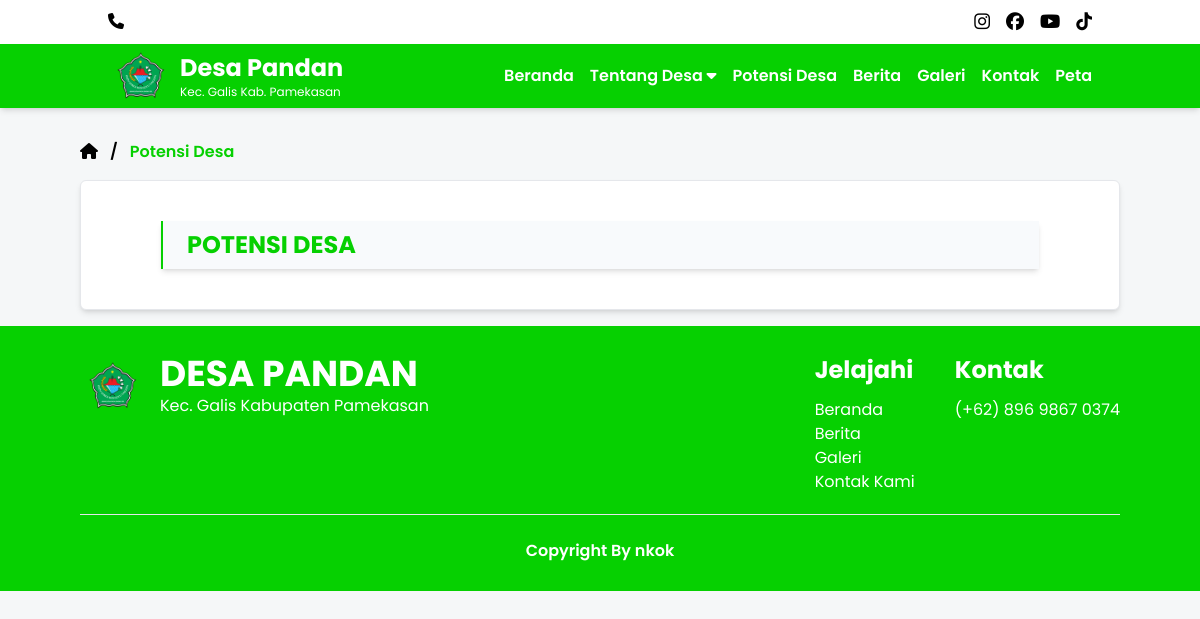
Page /potensi.php on the earlier database version.
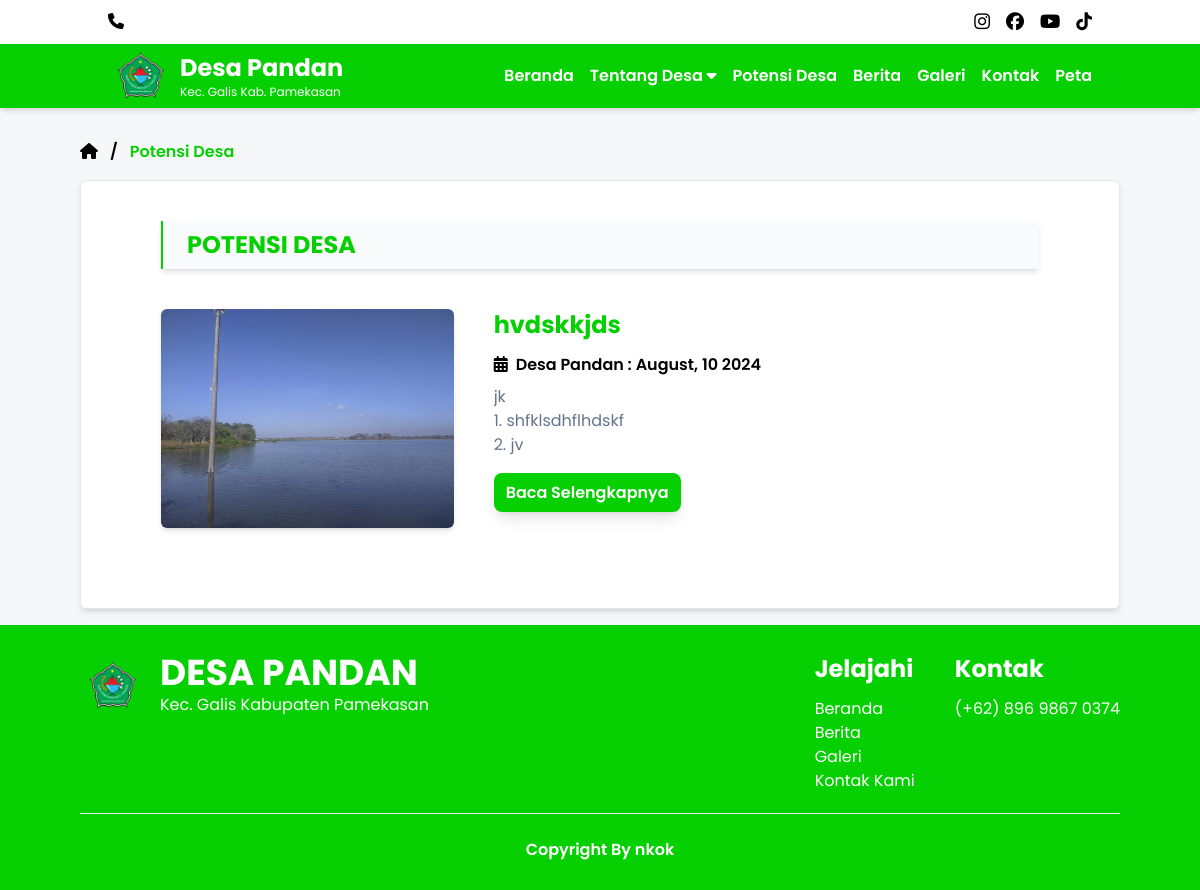
Same page on the later database version.
### tables this page shows
CREATE TABLE `potensi` (
  `id` int(11) NOT NULL,
  `judul` varchar(100) NOT NULL,
  `tanggal` text NOT NULL,
  `deskripsi` text NOT NULL,
  `gambar` text NOT NULL
);

### admin-desa/function.php (called while the page is built, shortened)
<?php
$conn = mysqli_connect('localhost', 'root', '', 'web_desa');
function jabatan ($query) {
    global $conn;
    $stmt = mysqli_prepare($conn, $query);
    mysqli_stmt_execute($stmt);
    $result = mysqli_stmt_get_result($stmt);
    $rows = [];
    while($row = mysqli_fetch_assoc($result)) {
        $rows[] = $row;
    }
    return $rows;
}
?>

### potensi.php (the view, shortened to what this page needs)
<?php
    require 'admin-desa/function.php';
    $data = jabatan("SELECT * FROM potensi ORDER BY id DESC");
?>
<!doctype html>
<html>
<head>
  <link rel="stylesheet" href="style.css">
  <link rel="stylesheet" href="nav.css">
  <link href="https://unpkg.com/aos@2.3.1/dist/aos.css" rel="stylesheet">
    <link rel="stylesheet" href="https://cdnjs.cloudflare.com/ajax/libs/font-awesome/6.5.2/css/all.min.css" />
</head>
<body>
<?php
include 'navbar.php';
?>
<div class="max-w-full bg pt-24">
    <div class="px-7 lg:px-20">
        <div class="flex items-center gap-3 font-semibold">
            <a href="index.php" class="text-sm lg:text-base"><i class="fa-solid fa-house"></i></a>
            <p>/</p>
            <p class="text-[#06D001] text-sm lg:text-base">Potensi Desa</p>
        </div>
    </div>
</div>
<div class="max-w-full py-10 mx-7 my-12 bg-white overflow-hidden shadow-md rounded-md border">
    <div class="px-7 lg:px-20">
        <div class="bg-slate-50 flex items-center py-2 border-left shadow-md">
            <h1 class="text-xl uppercase text-[#06D001] px-6 font-bold lg:text-2xl">Potensi desa</h1>
        </div>
        <?php foreach($data as $d) : ?>
        <div class="flex flex-col lg:flex-row lg:justify-between py-10">
            <div class="w-full lg:w-[40%]" data-aos="fade-right" data-aos-diration="5000" data-aos-delay="200">
                <img src="admin-desa/img/<?= $d['gambar']; ?>" alt="" width="330" class="mx-auto rounded-md shadow-md">
            </div>
            <div class="w-full mt-5 lg:mt-0 lg:w-[80%]" data-aos="fade-left" data-aos-diration="5000" data-aos-delay="200">
                <div class="flex flex-col lg:justify-center lg:pl-10 mb-6">
                    <h1 class="text-xl font-bold text-[#06D001] lg:text-2xl mb-1"><?= $d['judul']; ?></h1>
                    <span class="text-sm font-semibold my-2 lg:text-base"><i class="mr-2 fa-solid fa-calendar-days"></i>Desa Pandan : <?= $d['tanggal']; ?></span>
                    <p class="text-xs text-slate-500 lg:text-base" id="text"><?= nl2br($d['deskripsi']); ?></p>
                </div>
                <a href="detail-potensi.php?potensi=<?= $d['judul']; ?>" class="lg:ml-10 px-3 py-2 bg-[#06D001] text-white rounded-lg font-semibold shadow-lg">Baca Selengkapnya</a>
            </div>
        </div>
        <?php endforeach; ?>
    </div>
</div>
<?php
include 'footer.php'
?>
</body>
</html>

Differences in the rows shown:
added potensi: gambar (picture), judul "hvdskkjds", tanggal "August, 10 2024", deskripsi "jk 1. shfklsdhflhdskf 2. jv"
